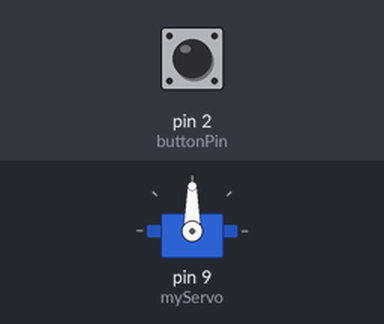
Simulated run of this sketch. Board: Arduino Uno, built with avr-gcc and run on an emulated ATmega328P. Shown: servo. The test bench sets the inputs (shaded band); at power-on: pin 2 (buttonPin) HIGH.

Above: at 0.05 s.
At 1.5 s:
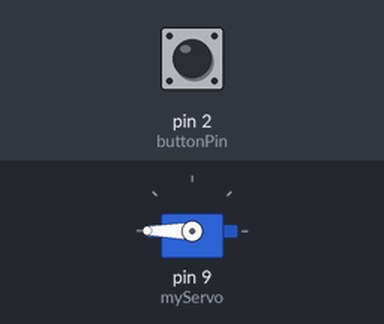
At 3.0 s:
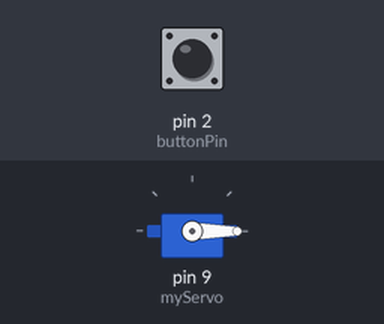
Timing chart, 0 to 6.9 s (numbered marks = the images above):
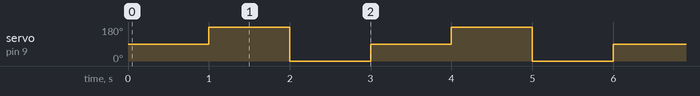

The sketch:

motter_90.ino
```cpp
#include <Servo.h>

Servo myServo;
int buttonPin = 2;
int buttonState = 0;
int pos = 0;

void setup() {
  myServo.attach(9);
  pinMode(buttonPin, INPUT_PULLUP);
}

void loop() {
  buttonState = digitalRead(buttonPin);
  if (buttonState == HIGH) {
    pos += 90;
    if (pos > 180) {
      pos = 0;
    }
    myServo.write(pos);
    delay(1000);
  }
}
```

Measured:
- by itself, servo on pin 9 (myServo): repeats every 3.0 s: 0° 1.0 s, 90° 1.0 s, 180° 1.0 s
